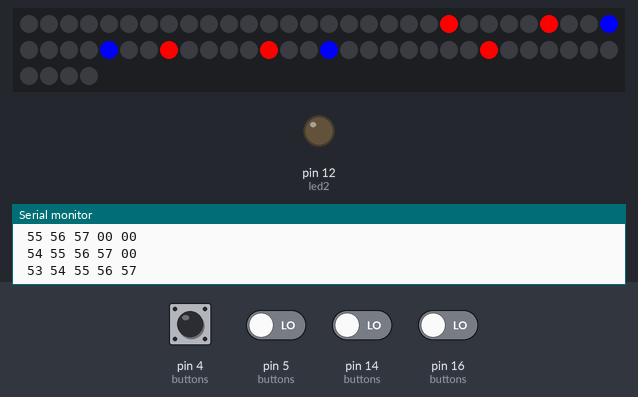
Simulated run of this sketch. Board: Arduino Uno, built with avr-gcc and run on an emulated ATmega328P. Parts: 64 RGB LEDs in strip order, left to right, continuing on the next row, output pins drawn as LEDs (lit = HIGH), the last lines printed to the serial monitor. The test bench sets the inputs (shaded band); at power-on: pin 4 (buttons), pin 5 (buttons), pin 14 (buttons), pin 16 (buttons) LOW.

Above: at 1.2 s.
1.3 s: pin 4 (buttons) pulled HIGH for 0.15 s
At 2.8 s:
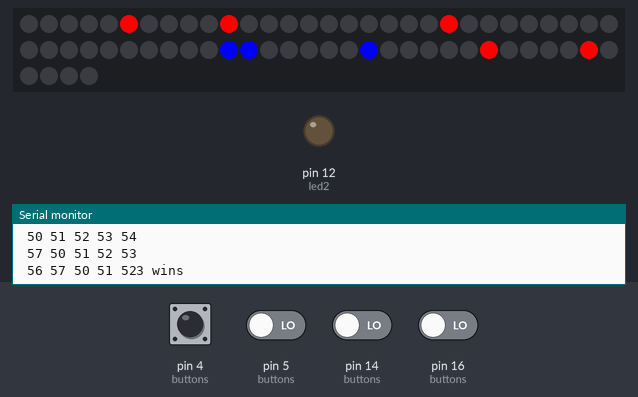
Timing chart, 0 to 4.3 s (numbered marks = the images above; inputs shaded):
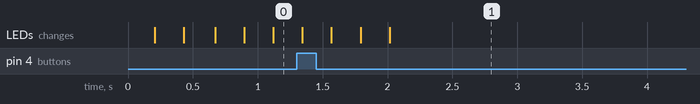

The sketch:

NEW_BATTLE_SNAKES.ino
```cpp
#include <Adafruit_NeoPixel.h>
Adafruit_NeoPixel strip = Adafruit_NeoPixel(64, 15, NEO_GRB + NEO_KHZ800);
const int buttons[2][2] = {{14, 16}, {5, 4}}; //{{rb1, lb1},{rb2,lb2}}
const int led1 = 0, led2 = 12;
byte locks[2];
int props[2][3] = {{3, 0, 5}, {1, 0, 3}}; //{{props1, change1, length 1}, {props2, change2, length 2}}
int body [2][16][2] = {{{5, 7}}, {{2, 0}}}; //[player], [segment], [coords(r,c)]
int timedraw = 200;
byte led[64] = {0, 1, 2, 3, 4, 5, 6, 7, 15, 14, 13, 12, 11, 10, 9, 8, 16, 17, 18, 19, 20, 21, 22, 23, 31, 30, 29, 28, 27, 26, 25, 24, 32, 33, 34,
                35, 36, 37, 38, 39, 47, 46, 45, 44, 43, 42, 41, 40, 48, 49, 50, 51, 52, 53, 54, 55, 63, 62, 61, 60, 59, 58, 57, 56
               }; //array the swaps every other row of the matrix to create an x y plane instead of snake pattern

void setup() {
  pinMode (led1, OUTPUT);
  pinMode (led2, OUTPUT);
  for (int i = 0; i < 2; i++) {
    for (int j = 0; j < 2; j++) {
      pinMode (buttons[i][j], INPUT);
    }
  }

  strip.begin(); //begin led strip
  strip.show();    // initialize all pixels to 'off'
  Serial.begin (9600);
}

void loop() {
  delay(20);
  for (int i = 0; i < 2; i++) {
    if (props[i][1] == 0) {
      props[i][1] = readbut(buttons[i][0], buttons[i][1], i);
    }
  }
  if (millis() > timedraw) {
    Serial.print("\n");
    for (int i = 0; i < 5; i++) {
      Serial.print(" ");
      for (int k = 0; k < 2; k++){
        Serial.print(body[0][i][k]);
      }
    }
    changedir();
    writecoords();
    checkcolision();
    eraseplayer();
    drawplayer();
    timedraw = timedraw + 225;
  }
}

int readbut(int rb , int lb, int l) { //used to translate button inputs into  when given a player's button pins
  if (digitalRead(lb) == 0 && digitalRead(rb) == 0) { //if both buttons are depressed
    locks[l] = 0;
    return 0;
  }
  if (digitalRead(rb) != digitalRead(lb) && locks[l] == 0) { //if player 1s right button is pressed and the other value is not set
    locks[l] = 1;
    return (digitalRead(rb) - digitalRead(lb));
  }
  else {
    return 0;
  }
}

void changedir() {
  for (int i = 0; i < 2; i++) {
    if (props[i][1] != 0) {
      props[i][0] = props[i][0] + props[i][1];
      if (props[i][0] < 0 || props[i][0] > 3) {
        props[i][0] = (((props[i][0] + 1) * (-3) / 5) + 3);
      }
      props[i][1] = 0;
    }
  }
}

void writecoords() {
  for (int i = 0; i < 2; i++) {
    for (int p = props[i][2]; p > 0; p--) {
      body[i][p][0] = body[i][p-1][0];
      body[i][p][1] = body[i][p-1][1];
    }
    for (int j = 0; j < 2; j++) {
      body[i][0][j] = (body[i][1][j] + (- abs(props[i][0] - 2 + j) + 1));
      if (body[i][0][j] > 7 || body[i][0][j] < 0) {
        body[i][0][j] = (((body[i][0][j] + 1) * (-7) / 9) + 7);
      }
    }
  }
}

void checkcolision(){
  for (int i = 0; i < 2; i++){
    for (int j = 0; j < props[abs(i-1)][2]; j++){
      if ((body[i][0][0] == body[abs(i-1)][j][0]) && (body[i][0][1] == body[abs(i-1)][j][1])){
        Serial.print(3-i);
        Serial.print(" wins");
        delay(2000);
      }
    }
  }
}

void drawplayer() {
  for (int i = 0; i < 2; i++) {
    strip.setPixelColor(led[body[i][0][0] + body[i][0][1] * 8], 255 - (255 * i), 0, 255 * i);
  }
  strip.show();
}

void eraseplayer() {
  for (int i = 0; i < 2; i++) {
    strip.setPixelColor(led[body[i][props[i][2]][0] + body[i][props[i][2]][1] * 8], 0, 0, 0);
  }
}
```
